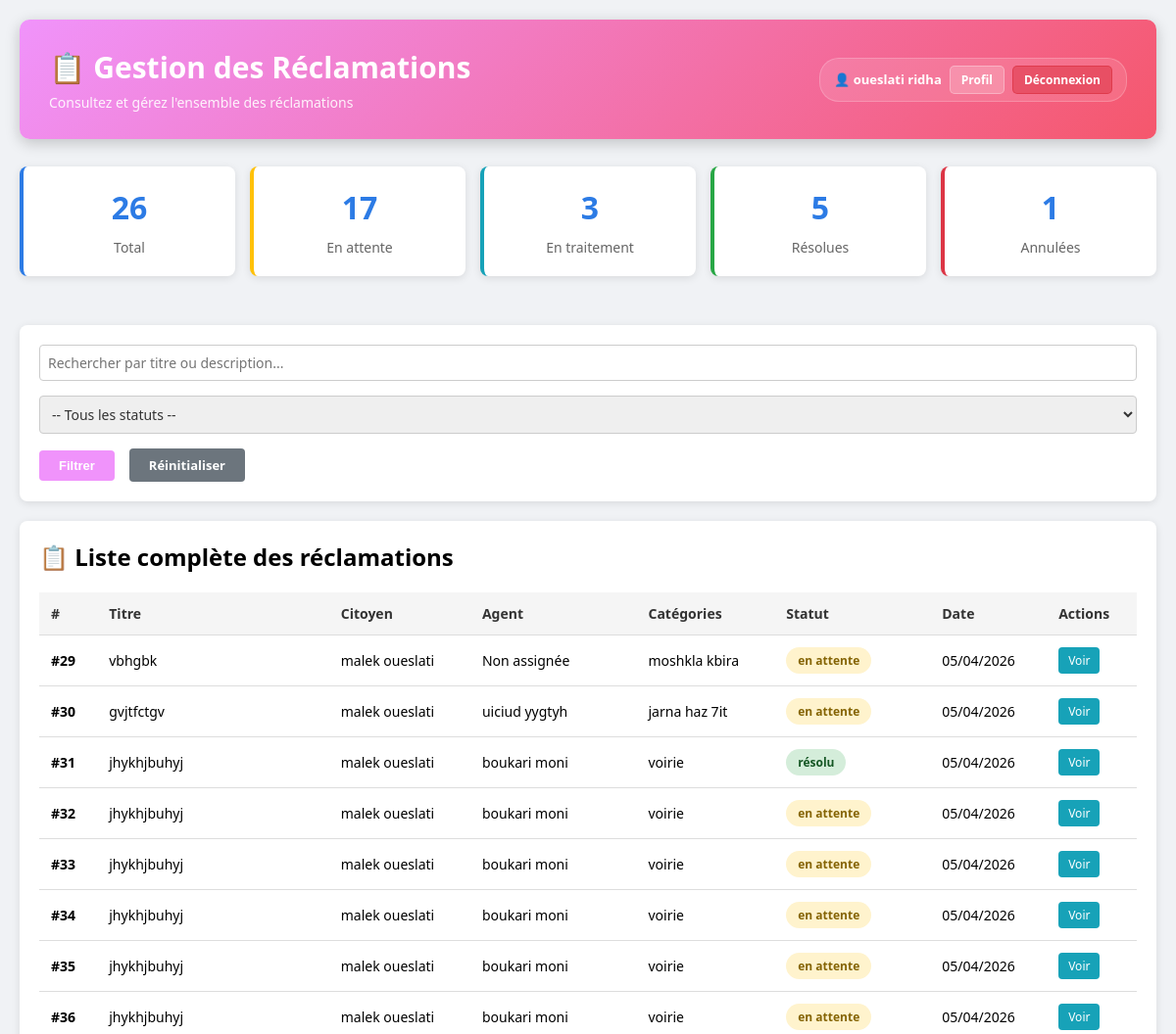
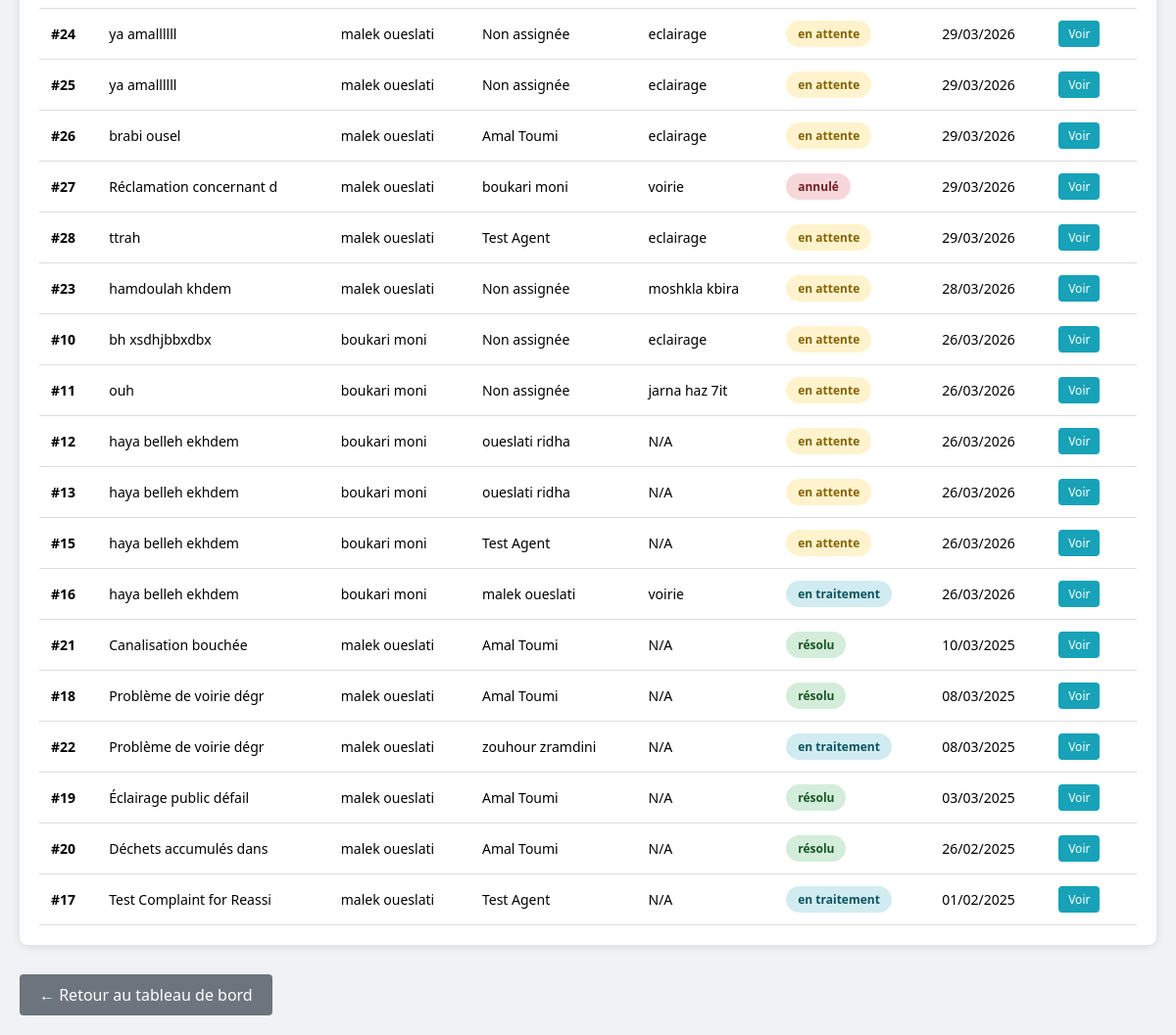
Page /gestion_reclamations.php (signed in) on the committed database (2 pictures, top to bottom).
### tables this page shows
CREATE TABLE `reclamation` (
  `idRec` int(11) NOT NULL,
  `titre` varchar(200) NOT NULL,
  `description` text NOT NULL,
  `statut` varchar(50) NOT NULL,
  `dateCreation` date NOT NULL,
  `adresse` varchar(255) DEFAULT NULL,
  `idUtilisateur` int(11) NOT NULL,
  `dateModification` datetime DEFAULT current_timestamp() ON UPDATE current_timestamp(),
  `dateAssignation` date DEFAULT NULL,
  `commentaireAgent` text DEFAULT NULL,
  `idUtilisateurAssigne` int(11) DEFAULT NULL
);

CREATE TABLE `utilisateur` (
  `idUtilisateur` int(11) NOT NULL,
  `nom` varchar(100) NOT NULL,
  `prenom` varchar(100) NOT NULL,
  `email` varchar(150) NOT NULL,
  `mot_de_passe` varchar(255) NOT NULL,
  `role` enum('citoyen','agent','admin') NOT NULL,
  `telephone` varchar(20) NOT NULL,
  `photo` varchar(255) NOT NULL,
  `idCateg` int(11) DEFAULT NULL,
  `statut` varchar(20) NOT NULL DEFAULT 'actif'
);

### gestion_reclamations.php (the view, shortened to what this page needs)
<?php
$pdo = getConnexion();
$keyword = trim($_GET['q'] ?? '');
$sql = "
    SELECT r.idRec, r.titre, r.statut, r.dateCreation,
           u.prenom, u.nom, u.email,
           a.prenom AS agent_prenom, a.nom AS agent_nom,
           a.idUtilisateur AS agent_id,
           GROUP_CONCAT(c.label SEPARATOR ', ') AS categories
    FROM reclamation r
    LEFT JOIN utilisateur u ON r.idUtilisateur = u.idUtilisateur
    LEFT JOIN utilisateur a ON r.idUtilisateurAssigne = a.idUtilisateur
    LEFT JOIN reclamation_categorie rc ON rc.idRec = r.idRec
    LEFT JOIN categorie c ON c.idCateg = rc.idCateg
";
$params = [];
$sql .= " GROUP BY r.idRec ORDER BY r.dateCreation DESC";
$stmt = $pdo->prepare($sql);
$stmt->execute($params);
$allReclamations = $stmt->fetchAll(PDO::FETCH_ASSOC);
$stats = $pdo->query("
    SELECT
        COUNT(*) as total,
        SUM(CASE WHEN statut = 'en attente' THEN 1 ELSE 0 END) as en_attente,
        SUM(CASE WHEN statut = 'en traitement' THEN 1 ELSE 0 END) as en_traitement,
        SUM(CASE WHEN statut = 'résolu' THEN 1 ELSE 0 END) as resolu,
        SUM(CASE WHEN statut = 'annulé' THEN 1 ELSE 0 END) as annule
    FROM reclamation
")->fetch(PDO::FETCH_ASSOC);
require_once 'includes/dashboard_header.php';
?>
<div style="display:grid;grid-template-columns:repeat(auto-fit,minmax(150px,1fr));gap:15px;margin-bottom:30px">
    <div class="card stat-box">
        <h3><?= $stats['total'] ?? 0 ?></h3>
        <p>Total</p>
    </div>
    <div class="card stat-box" style="border-left:4px solid #ffc107">
        <h3><?= $stats['en_attente'] ?? 0 ?></h3>
        <p>En attente</p>
    </div>
    <div class="card stat-box" style="border-left:4px solid #17a2b8">
        <h3><?= $stats['en_traitement'] ?? 0 ?></h3>
        <p>En traitement</p>
    </div>
    <div class="card stat-box" style="border-left:4px solid #28a745">
        <h3><?= $stats['resolu'] ?? 0 ?></h3>
        <p>Résolues</p>
    </div>
    <div class="card stat-box" style="border-left:4px solid #dc3545">
        <h3><?= $stats['annule'] ?? 0 ?></h3>
        <p>Annulées</p>
    </div>
</div>
<div class="card" style="margin-bottom:20px">
    <form method="get" style="display:flex;gap:15px;align-items:center;flex-wrap:wrap">
        <input type="text" name="q" placeholder="Rechercher par titre ou description..."
               value="<?= htmlspecialchars($keyword) ?>"
               style="flex:1;min-width:200px;padding:8px;border:1px solid #ccc;border-radius:4px">
        <select name="statut" style="padding:8px;border:1px solid #ccc;border-radius:4px">
            <option value="">-- Tous les statuts --</option>
        </select>
        <button type="submit" class="btn" style="padding:8px 20px;background:#f093fb;color:white;border:none;border-radius:4px;cursor:pointer">Filtrer</button>
        <a href="./gestion_reclamations.php" class="btn" style="padding:8px 20px;background:#6c757d;color:white;border:none;border-radius:4px;cursor:pointer;text-decoration:none">Réinitialiser</a>
    </form>
</div>
<div class="card">
    <h2>📋 Liste complète des réclamations</h2>
    <?php if (empty($allReclamations)): ?>
        <p style="color:#888;text-align:center;padding:40px 0">
            Aucune réclamation trouvée avec ces critères.
        </p>
    <?php else: ?>
        <table>
            <thead>
                <tr>
                    <th>#</th>
                    <th>Titre</th>
                    <th>Citoyen</th>
                    <th>Agent</th>
                    <th>Catégories</th>
                    <th>Statut</th>
                    <th>Date</th>
                    <th>Actions</th>
                </tr>
            </thead>
            <tbody>
            <?php foreach ($allReclamations as $rec): ?>
            <tr>
                <td><strong>#<?= $rec['idRec'] ?></strong></td>
                <td><?= htmlspecialchars(substr($rec['titre'], 0, 25)) ?></td>
                <td><?= htmlspecialchars(($rec['prenom'] ?? '') . ' ' . ($rec['nom'] ?? '')) ?></td>
                <td><?= htmlspecialchars(($rec['agent_prenom'] ?? 'Non') . ' ' . ($rec['agent_nom'] ?? 'assignée')) ?></td>
                <td><?= htmlspecialchars($rec['categories'] ?? 'N/A') ?></td>
                <td>
                    <span class="badge badge-<?= $rec['statut'] === 'résolu' ? 'resolu' : ($rec['statut'] === 'en traitement' ? 'traitement' : ($rec['statut'] === 'annulé' ? 'annule' : 'attente')) ?>">
                        <?= htmlspecialchars($rec['statut']) ?>
                    </span>
                </td>
                <td><?= date('d/m/Y', strtotime($rec['dateCreation'])) ?></td>
                <td>
                    <a href="./detail_reclamation.php?id=<?= $rec['idRec'] ?>&role=admin" class="btn-sm btn-info"> Voir</a>
                </td>
            </tr>
            <?php endforeach; ?>
            </tbody>
        </table>
    <?php endif; ?>
</div>
<div style="margin-top:30px">
    <a href="./admin.php" class="btn-back">← Retour au tableau de bord</a>
</div>
<?php require_once 'includes/footer.php'; ?>

### dashboard_header.php (style rules this page uses)
* { margin:0; padding:0; box-sizing:border-box; }
body { font-family: 'Segoe UI', Arial, sans-serif; background: #f0f2f5; min-height: 100vh; }
.btn { display:inline-block;padding:8px 16px;border:none;border-radius:4px;cursor:pointer;text-decoration:none;font-size:13px;font-weight:600;transition:all .3s; }
.btn-sm { padding:5px 10px;font-size:12px; }
.badge { display:inline-block;padding:4px 10px;border-radius:20px;font-size:12px;font-weight:600; }
.badge-attente { background:#fff3cd;color:#856404; }
.badge-traitement { background:#d1ecf1;color:#0c5460; }
.badge-resolu { background:#d4edda;color:#155724; }
.badge-annule { background:#f8d7da;color:#721c24; }
input[type="text"],input[type="email"],input[type="password"],input[type="tel"], input[type="time"],input[type="number"],textarea,select { width:100%; padding:9px 12px; border:1px solid #ddd; border-radius:6px; font-size:14px; font-family:inherit; outline:none; transition:border .2s; box-sizing:border-box; color:#333; }

### gestion_reclamations.php (style rules this page uses)
.card { background: white; padding: 20px; border-radius: 8px; box-shadow: 0 2px 8px rgba(0,0,0,0.1); margin-bottom: 20px; }
.stat-box { text-align: center; padding: 20px !important; border-left: 4px solid #2c7be5; }
.stat-box h3 { font-size: 32px; margin: 0 0 10px 0; color: #2c7be5; }
.stat-box p { margin: 0; color: #666; font-size: 14px; }
.badge { display: inline-block; padding: 5px 12px; border-radius: 20px; font-size: 12px; font-weight: 600; }
.badge-attente { background: #fff3cd; color: #856404; }
.badge-traitement { background: #d1ecf1; color: #0c5460; }
.badge-resolu { background: #d4edda; color: #155724; }
.badge-annule { background: #f8d7da; color: #721c24; }
.btn-sm { padding: 5px 10px; font-size: 12px; display: inline-block; border: none; border-radius: 4px; cursor: pointer; text-decoration: none; }
.btn-info { background: #17a2b8; color: white; }
table { width: 100%; border-collapse: collapse; margin-top: 20px; }
table thead { background: #f5f5f5; }
table th, table td { padding: 12px; text-align: left; border-bottom: 1px solid #ddd; font-size: 14px; }
table th { font-weight: 600; color: #333; }
.btn-back { display: inline-block; padding: 10px 20px; background: #6c757d; color: white; text-decoration: none; border-radius: 4px; cursor: pointer; transition: background 0.3s; }

### rows in the picture
reclamation: idRec "29", titre "vbhgbk", idUtilisateur.nom "malek oueslati", agent_nom "Non assignée", categories "moshkla kbira", statut "en attente", dateCreation "05/04/2026"
reclamation: idRec "30", titre "gvjtfctgv", idUtilisateur.nom "malek oueslati", idUtilisateurAssigne.nom "uiciud yygtyh", categories "jarna haz 7it", statut "en attente", dateCreation "05/04/2026"
reclamation: idRec "31", titre "jhykhjbuhyj", idUtilisateur.nom "malek oueslati", idUtilisateurAssigne.nom "boukari moni", categories "voirie", statut "résolu", dateCreation "05/04/2026"
reclamation: idRec "32", titre "jhykhjbuhyj", idUtilisateur.nom "malek oueslati", idUtilisateurAssigne.nom "boukari moni", categories "voirie", statut "en attente", dateCreation "05/04/2026"
reclamation: idRec "33", titre "jhykhjbuhyj", idUtilisateur.nom "malek oueslati", idUtilisateurAssigne.nom "boukari moni", categories "voirie", statut "en attente", dateCreation "05/04/2026"
reclamation: idRec "34", titre "jhykhjbuhyj", idUtilisateur.nom "malek oueslati", idUtilisateurAssigne.nom "boukari moni", categories "voirie", statut "en attente", dateCreation "05/04/2026"
reclamation: idRec "35", titre "jhykhjbuhyj", idUtilisateur.nom "malek oueslati", idUtilisateurAssigne.nom "boukari moni", categories "voirie", statut "en attente", dateCreation "05/04/2026"
reclamation: idRec "36", titre "jhykhjbuhyj", idUtilisateur.nom "malek oueslati", idUtilisateurAssigne.nom "boukari moni", categories "voirie", statut "en attente", dateCreation "05/04/2026"
reclamation: idRec "24", titre "ya amallllll", idUtilisateur.nom "malek oueslati", agent_nom "Non assignée", categories "eclairage", statut "en attente", dateCreation "29/03/2026"
reclamation: idRec "25", titre "ya amallllll", idUtilisateur.nom "malek oueslati", agent_nom "Non assignée", categories "eclairage", statut "en attente", dateCreation "29/03/2026"
reclamation: idRec "26", titre "brabi ousel", idUtilisateur.nom "malek oueslati", idUtilisateurAssigne.nom "Amal Toumi", categories "eclairage", statut "en attente", dateCreation "29/03/2026"
reclamation: idRec "27", titre "Réclamation concernant d", idUtilisateur.nom "malek oueslati", idUtilisateurAssigne.nom "boukari moni", categories "voirie", statut "annulé", dateCreation "29/03/2026"
reclamation: idRec "28", titre "ttrah", idUtilisateur.nom "malek oueslati", idUtilisateurAssigne.nom "Test Agent", categories "eclairage", statut "en attente", dateCreation "29/03/2026"
reclamation: idRec "23", titre "hamdoulah khdem", idUtilisateur.nom "malek oueslati", agent_nom "Non assignée", categories "moshkla kbira", statut "en attente", dateCreation "28/03/2026"
reclamation: idRec "10", titre "bh xsdhjbbxdbx", idUtilisateur.nom "boukari moni", agent_nom "Non assignée", categories "eclairage", statut "en attente", dateCreation "26/03/2026"
reclamation: idRec "11", titre "ouh", idUtilisateur.nom "boukari moni", agent_nom "Non assignée", categories "jarna haz 7it", statut "en attente", dateCreation "26/03/2026"
reclamation: idRec "12", titre "haya belleh ekhdem", idUtilisateur.nom "boukari moni", idUtilisateurAssigne.nom "oueslati ridha", categories "N/A", statut "en attente", dateCreation "26/03/2026"
reclamation: idRec "13", titre "haya belleh ekhdem", idUtilisateur.nom "boukari moni", idUtilisateurAssigne.nom "oueslati ridha", categories "N/A", statut "en attente", dateCreation "26/03/2026"
reclamation: idRec "15", titre "haya belleh ekhdem", idUtilisateur.nom "boukari moni", idUtilisateurAssigne.nom "Test Agent", categories "N/A", statut "en attente", dateCreation "26/03/2026"
reclamation: idRec "16", titre "haya belleh ekhdem", idUtilisateur.nom "boukari moni", idUtilisateurAssigne.nom "malek oueslati", categories "voirie", statut "en traitement", dateCreation "26/03/2026"
reclamation: idRec "21", titre "Canalisation bouchée", idUtilisateur.nom "malek oueslati", idUtilisateurAssigne.nom "Amal Toumi", categories "N/A", statut "résolu", dateCreation "10/03/2025"
reclamation: idRec "18", titre "Problème de voirie dégr", idUtilisateur.nom "malek oueslati", idUtilisateurAssigne.nom "Amal Toumi", categories "N/A", statut "résolu", dateCreation "08/03/2025"
reclamation: idRec "22", titre "Problème de voirie dégr", idUtilisateur.nom "malek oueslati", idUtilisateurAssigne.nom "zouhour zramdini", categories "N/A", statut "en traitement", dateCreation "08/03/2025"
reclamation: idRec "19", titre "Éclairage public défail", idUtilisateur.nom "malek oueslati", idUtilisateurAssigne.nom "Amal Toumi", categories "N/A", statut "résolu", dateCreation "03/03/2025"
reclamation: idRec "20", titre "Déchets accumulés dans", idUtilisateur.nom "malek oueslati", idUtilisateurAssigne.nom "Amal Toumi", categories "N/A", statut "résolu", dateCreation "26/02/2025"
reclamation: idRec "17", titre "Test Complaint for Reassi", idUtilisateur.nom "malek oueslati", idUtilisateurAssigne.nom "Test Agent", categories "N/A", statut "en traitement", dateCreation "01/02/2025"

### other values in the picture
$config['icon'] "📋"
$config['title'] "Gestion des Réclamations"
$config['subtitle'] "Consultez et gérez l'ensemble des réclamations"
$currentUser['prenom'] . ' ' . $currentUser['nom'] "oueslati ridha"
$stats['total'] "26"
$stats['en_attente'] "17"
$stats['en_traitement'] "3"
$stats['resolu'] "5"
$stats['annule'] "1"
